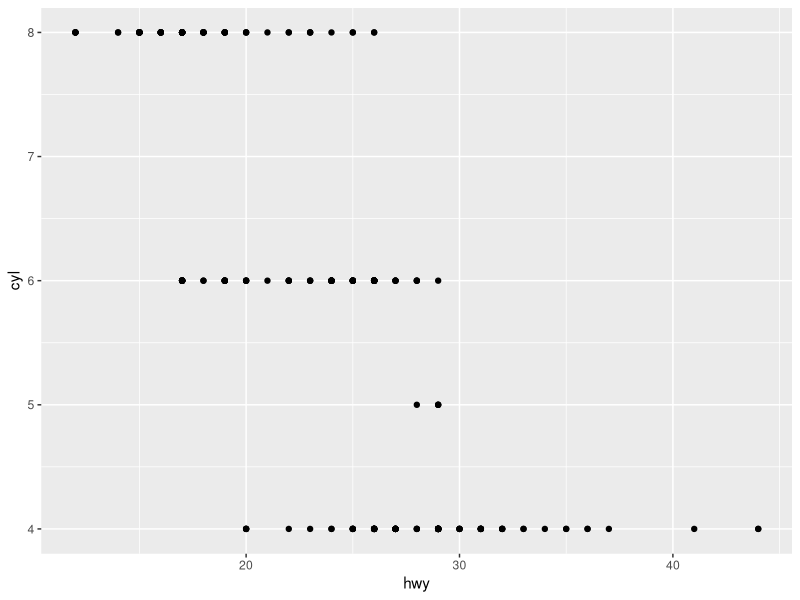
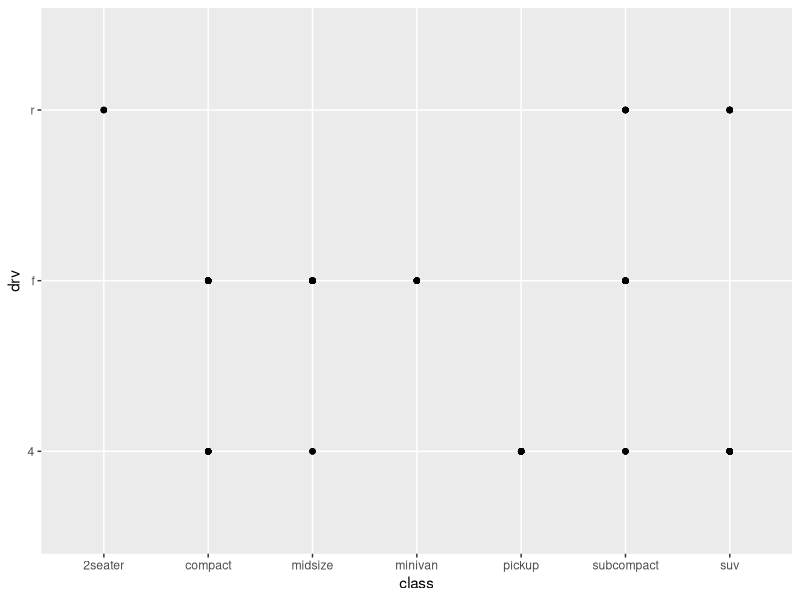
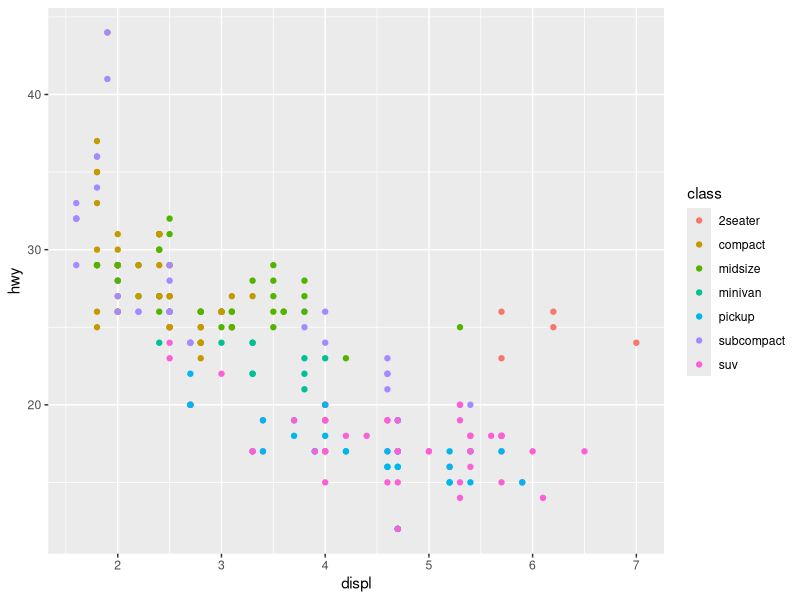
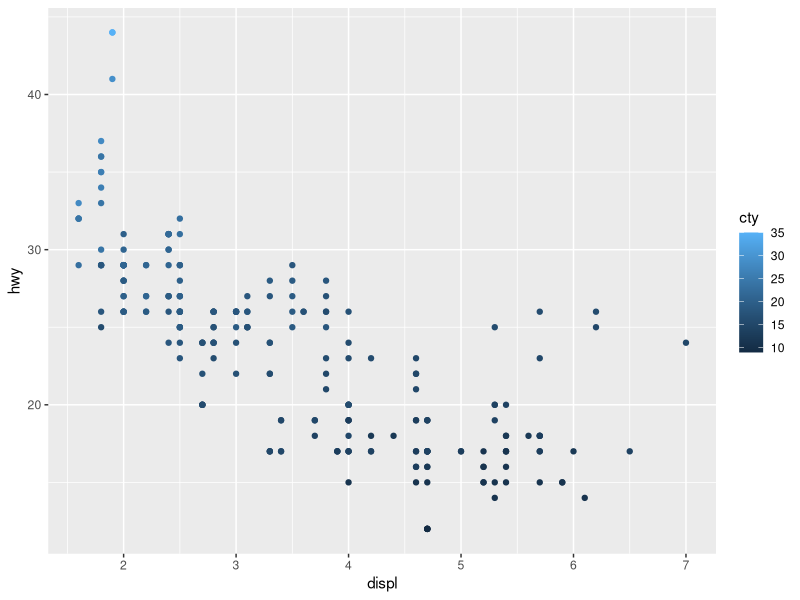
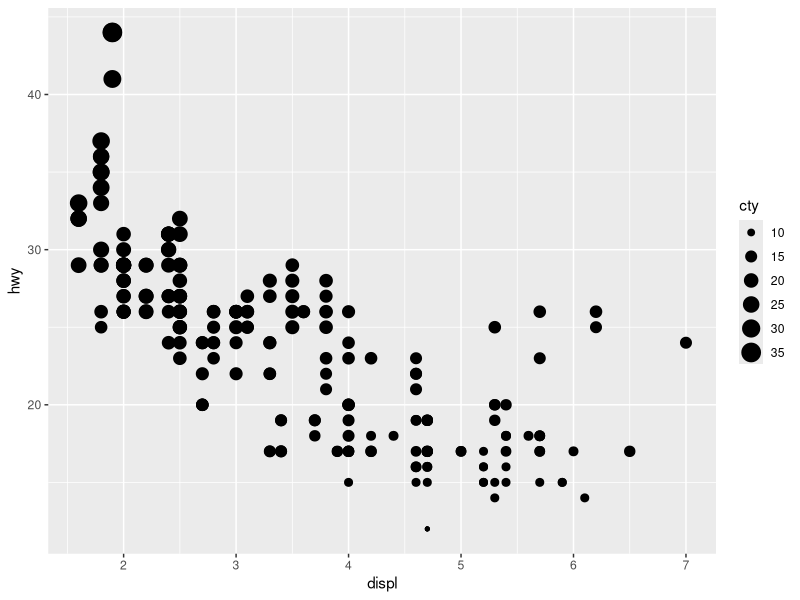
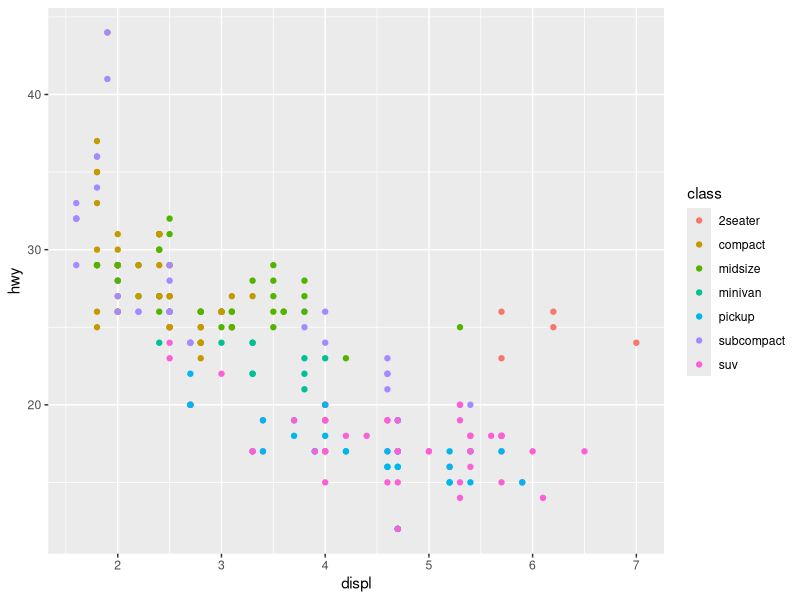
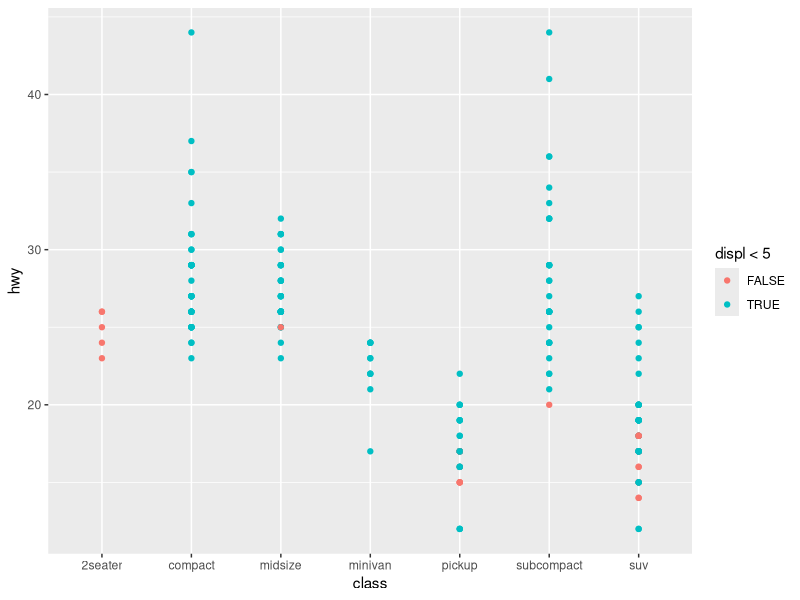
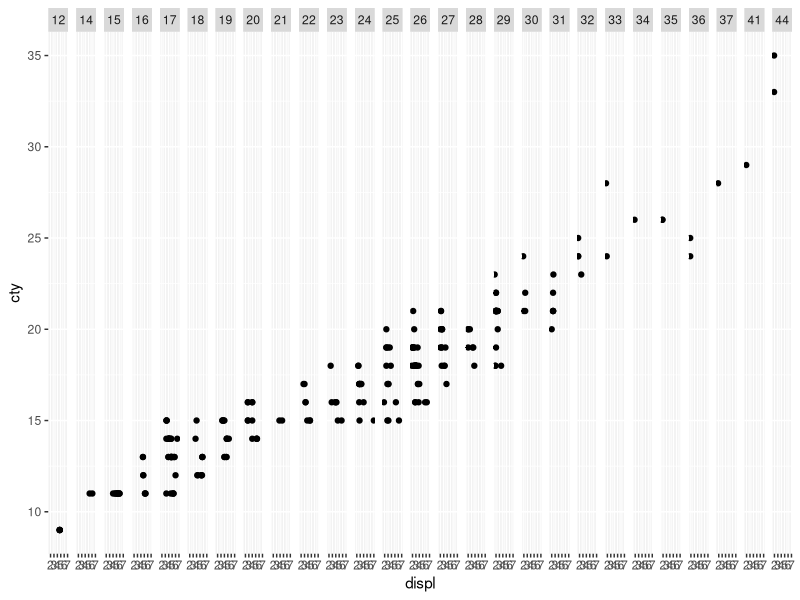

The R script that drew these images, in order:
## ---- chunk 1
knitr::opts_chunk$set(echo = TRUE)
require(tidyverse)
## ---- chunk 2
ggplot(data=mpg) + geom_point(mapping=aes(x=hwy, y=cyl))
## ---- chunk 3
ggplot(data=mpg) + geom_point(mapping=aes(x=class, y=drv))
## ---- chunk 4
?mpg
## ---- chunk 5
str(mpg)
## ---- chunk 6
mpg
## ---- chunk 7
ggplot(data=mpg) + geom_point(mapping=aes(x=displ, y=hwy, color=class))
## ---- chunk 8
ggplot(data=mpg) + geom_point(mapping=aes(x=displ, y=hwy, color=cty))
## ---- chunk 9
ggplot(data=mpg) + geom_point(mapping=aes(x=displ, y=hwy, size=cty))
## ---- chunk 10
ggplot(data=mpg) + geom_point(mapping=aes(x=displ, y=hwy, color=class))
## ---- chunk 11
ggplot(data=mpg) + geom_point(mapping=aes(x=class, y=hwy, color=displ < 5))
## ---- chunk 12
ggplot(data = mpg) + 
  geom_point(mapping = aes(x = displ, y = cty)) + 
  facet_grid(~hwy)
## ---- chunk 13
ggplot(data = mpg) + 
  geom_point(mapping = aes(x = displ, y = hwy)) + 
  facet_wrap(~ class, nrow = 2)
## ---- chunk 14
ggplot(data = mpg) +
  geom_point(mapping = aes( x = displ, y = hwy, color = class))
## ---- chunk 15
ggplot(data = mpg, mapping = aes(x = displ, y = hwy, color = drv)) + 
  geom_point() + 
  geom_smooth(se = FALSE)
## ---- chunk 16
ggplot(data = mpg, mapping = aes(x = displ, y = hwy, color = drv)) + 
  geom_point() + 
  geom_smooth(se = TRUE)
## ---- chunk 17
ggplot(data = mpg, mapping = aes(x = displ, y = hwy)) + 
  geom_point() + 
  geom_smooth()

ggplot() + 
  geom_point(data = mpg, mapping = aes(x = displ, y = hwy)) + 
  geom_smooth(data = mpg, mapping = aes(x = displ, y = hwy))
## ---- chunk 18
ggplot(data=mpg, mapping=aes(x=displ, y=hwy, group=drv)) + geom_point() + geom_smooth(se=FALSE)
## ---- chunk 19
ggplot(data = mpg, mapping = aes(x = displ, y = hwy)) + 
  geom_smooth(aes(group = drv), se = FALSE) +
  geom_point()
## ---- chunk 20
ggplot(data = mpg, mapping = aes(x = displ, y = hwy, color = drv)) + 
  geom_point() + 
  geom_smooth(se = FALSE)
## ---- chunk 21
ggplot(data = mpg, mapping = aes(x = displ, y = hwy)) + 
  geom_point(aes(color = drv)) + 
  geom_smooth(se = FALSE)
## ---- chunk 22
ggplot(data = mpg, mapping = aes(x = displ, y = hwy)) + 
  geom_point(aes(color = drv)) +
  geom_smooth(aes(linetype = drv), se = FALSE)
## ---- chunk 23
ggplot(data = mpg, mapping = aes(x = displ, y = hwy)) + 
  geom_point(size = 4, colour = "white") + 
  geom_point(aes(colour = drv))
